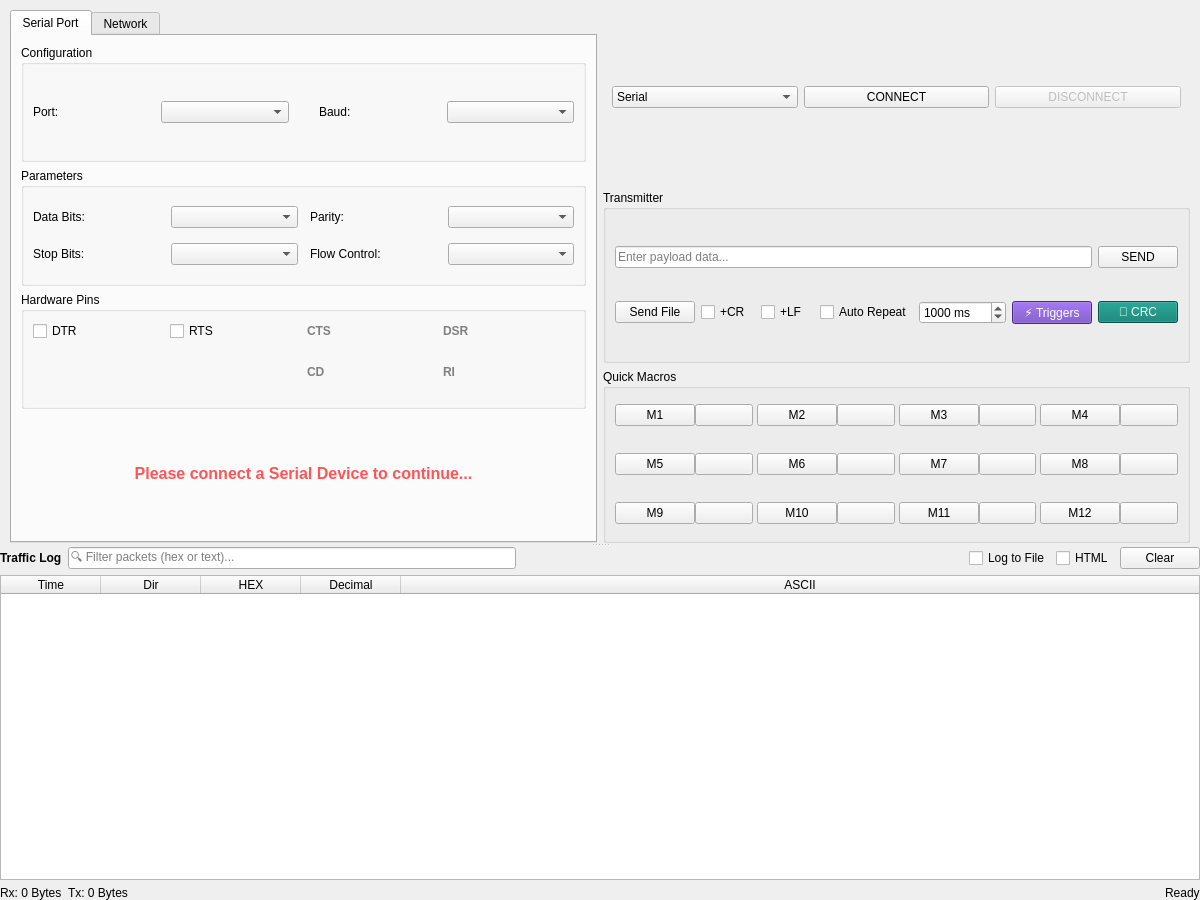
<?xml version="1.0" encoding="UTF-8"?>
<ui version="4.0">
 <class>ConnectionTab</class>
 <widget class="QWidget" name="ConnectionTab">
  <property name="geometry">
   <rect>
    <x>0</x>
    <y>0</y>
    <width>1200</width>
    <height>900</height>
   </rect>
  </property>
  <property name="windowTitle">
   <string>Ultimate Packet Transmitter</string>
  </property>
  <layout class="QVBoxLayout" name="mainLayout">
   <property name="spacing">
    <number>0</number>
   </property>
   <property name="leftMargin">
    <number>0</number>
   </property>
   <property name="topMargin">
    <number>0</number>
   </property>
   <property name="rightMargin">
    <number>0</number>
   </property>
   <property name="bottomMargin">
    <number>0</number>
   </property>
   <item>
    <widget class="QSplitter" name="mainSplitter">
     <property name="orientation">
      <enum>Qt::Orientation::Vertical</enum>
     </property>
     <widget class="QWidget" name="topContainer" native="true">
      <property name="minimumSize">
       <size>
        <width>0</width>
        <height>350</height>
       </size>
      </property>
      <layout class="QHBoxLayout" name="horizontalLayout_Top">
       <property name="leftMargin">
        <number>10</number>
       </property>
       <property name="topMargin">
        <number>10</number>
       </property>
       <property name="rightMargin">
        <number>10</number>
       </property>
       <property name="bottomMargin">
        <number>0</number>
       </property>
       <item>
        <widget class="QTabWidget" name="tabSettings">
         <property name="sizePolicy">
          <sizepolicy hsizetype="Expanding" vsizetype="Expanding">
           <horstretch>0</horstretch>
           <verstretch>0</verstretch>
          </sizepolicy>
         </property>
         <property name="minimumSize">
          <size>
           <width>430</width>
           <height>0</height>
          </size>
         </property>
         <property name="currentIndex">
          <number>0</number>
         </property>
         <widget class="QWidget" name="tabSerial">
          <attribute name="title">
           <string>Serial Port</string>
          </attribute>
          <layout class="QGridLayout" name="gridLayout">
           <item row="0" column="0">
            <widget class="QGroupBox" name="grpSerial">
             <property name="title">
              <string>Configuration</string>
             </property>
             <layout class="QGridLayout" name="gridLayout_2" columnstretch="1,1">
              <property name="horizontalSpacing">
               <number>30</number>
              </property>
              <property name="verticalSpacing">
               <number>6</number>
              </property>
              <item row="0" column="0">
               <layout class="QHBoxLayout" name="horizontalLayout">
                <item>
                 <widget class="QLabel" name="l_port">
                  <property name="text">
                   <string>Port:</string>
                  </property>
                 </widget>
                </item>
                <item>
                 <widget class="QComboBox" name="comboPort"/>
                </item>
               </layout>
              </item>
              <item row="0" column="1">
               <layout class="QHBoxLayout" name="horizontalLayout_2">
                <item>
                 <widget class="QLabel" name="l_baud">
                  <property name="text">
                   <string>Baud:</string>
                  </property>
                 </widget>
                </item>
                <item>
                 <widget class="QComboBox" name="comboBaudRate"/>
                </item>
               </layout>
              </item>
             </layout>
            </widget>
           </item>
           <item row="3" column="0">
            <widget class="QLabel" name="lblNoPorts">
             <property name="font">
              <font>
               <pointsize>12</pointsize>
               <bold>true</bold>
              </font>
             </property>
             <property name="visible">
              <bool>false</bool>
             </property>
             <property name="styleSheet">
              <string>color: #ff5555; margin: 20px;</string>
             </property>
             <property name="text">
              <string>Please connect a Serial Device to continue...</string>
             </property>
             <property name="alignment">
              <set>Qt::AlignmentFlag::AlignCenter</set>
             </property>
             <property name="wordWrap">
              <bool>true</bool>
             </property>
            </widget>
           </item>
           <item row="1" column="0">
            <widget class="QGroupBox" name="grpParams">
             <property name="title">
              <string>Parameters</string>
             </property>
             <layout class="QGridLayout" name="gridLayout_Params" columnstretch="1,1,1,1">
              <property name="horizontalSpacing">
               <number>12</number>
              </property>
              <item row="0" column="0">
               <widget class="QLabel" name="label_3">
                <property name="text">
                 <string>Data Bits:</string>
                </property>
               </widget>
              </item>
              <item row="0" column="1">
               <widget class="QComboBox" name="comboDataBits"/>
              </item>
              <item row="0" column="2">
               <widget class="QLabel" name="label_4">
                <property name="text">
                 <string>Parity:</string>
                </property>
               </widget>
              </item>
              <item row="0" column="3">
               <widget class="QComboBox" name="comboParity"/>
              </item>
              <item row="1" column="0">
               <widget class="QLabel" name="label_5">
                <property name="text">
                 <string>Stop Bits:</string>
                </property>
               </widget>
              </item>
              <item row="1" column="1">
               <widget class="QComboBox" name="comboStopBits"/>
              </item>
              <item row="1" column="2">
               <widget class="QLabel" name="label_6">
                <property name="text">
                 <string>Flow Control:</string>
                </property>
               </widget>
              </item>
              <item row="1" column="3">
               <widget class="QComboBox" name="comboFlowControl"/>
              </item>
             </layout>
            </widget>
           </item>
           <item row="2" column="0">
            <widget class="QGroupBox" name="grpPins">
             <property name="title">
              <string>Hardware Pins</string>
             </property>
             <layout class="QGridLayout" name="gridPins" columnstretch="1,1,1,1">
              <item row="0" column="0">
               <widget class="QCheckBox" name="chkDTR">
                <property name="text">
                 <string>DTR</string>
                </property>
               </widget>
              </item>
              <item row="0" column="1">
               <widget class="QCheckBox" name="chkRTS">
                <property name="text">
                 <string>RTS</string>
                </property>
               </widget>
              </item>
              <item row="0" column="2">
               <widget class="QLabel" name="lblCTS">
                <property name="styleSheet">
                 <string>color: gray; font-weight: bold;</string>
                </property>
                <property name="text">
                 <string>CTS</string>
                </property>
               </widget>
              </item>
              <item row="0" column="3">
               <widget class="QLabel" name="lblDSR">
                <property name="styleSheet">
                 <string>color: gray; font-weight: bold;</string>
                </property>
                <property name="text">
                 <string>DSR</string>
                </property>
               </widget>
              </item>
              <item row="1" column="2">
               <widget class="QLabel" name="lblCD">
                <property name="styleSheet">
                 <string>color: gray; font-weight: bold;</string>
                </property>
                <property name="text">
                 <string>CD</string>
                </property>
               </widget>
              </item>
              <item row="1" column="3">
               <widget class="QLabel" name="lblRI">
                <property name="styleSheet">
                 <string>color: gray; font-weight: bold;</string>
                </property>
                <property name="text">
                 <string>RI</string>
                </property>
               </widget>
              </item>
             </layout>
            </widget>
           </item>
          </layout>
         </widget>
         <widget class="QWidget" name="tabNetwork">
          <attribute name="title">
           <string>Network</string>
          </attribute>
          <layout class="QVBoxLayout" name="verticalLayout_Net">
           <item>
            <widget class="QGroupBox" name="grpNetwork">
             <property name="title">
              <string>Settings</string>
             </property>
             <layout class="QFormLayout" name="formLayout">
              <item row="0" column="0">
               <widget class="QLabel" name="l_nproto">
                <property name="text">
                 <string>Protocol:</string>
                </property>
               </widget>
              </item>
              <item row="0" column="1">
               <widget class="QComboBox" name="comboNetProto">
                <item>
                 <property name="text">
                  <string>TCP Client</string>
                 </property>
                </item>
                <item>
                 <property name="text">
                  <string>TCP Server</string>
                 </property>
                </item>
                <item>
                 <property name="text">
                  <string>UDP Connection</string>
                 </property>
                </item>
               </widget>
              </item>
              <item row="1" column="0">
               <widget class="QLabel" name="l_nip">
                <property name="text">
                 <string>IP Addr:</string>
                </property>
               </widget>
              </item>
              <item row="1" column="1">
               <widget class="QLineEdit" name="txtIpAddress">
                <property name="text">
                 <string>127.0.0.1</string>
                </property>
               </widget>
              </item>
              <item row="2" column="0">
               <widget class="QLabel" name="l_nport">
                <property name="text">
                 <string>Port:</string>
                </property>
               </widget>
              </item>
              <item row="2" column="1">
               <widget class="QSpinBox" name="spinPort">
                <property name="maximum">
                 <number>65535</number>
                </property>
                <property name="value">
                 <number>8080</number>
                </property>
               </widget>
              </item>
             </layout>
            </widget>
           </item>
           <item>
            <spacer name="verticalSpacer">
             <property name="orientation">
              <enum>Qt::Orientation::Vertical</enum>
             </property>
             <property name="sizeHint" stdset="0">
              <size>
               <width>20</width>
               <height>40</height>
              </size>
             </property>
            </spacer>
           </item>
          </layout>
         </widget>
        </widget>
       </item>
       <item>
        <layout class="QVBoxLayout" name="verticalLayout_Center">
         <item>
          <widget class="QFrame" name="frameConnect">
           <layout class="QHBoxLayout" name="horizontalLayout_Connect">
            <item>
             <widget class="QComboBox" name="comboModeSelect">
              <property name="visible">
               <bool>false</bool>
              </property>
              <item>
               <property name="text">
                <string>Serial</string>
               </property>
              </item>
              <item>
               <property name="text">
                <string>Network</string>
               </property>
              </item>
             </widget>
            </item>
            <item>
             <widget class="QPushButton" name="btnConnect">
              <property name="text">
               <string>CONNECT</string>
              </property>
              <property name="checkable">
               <bool>true</bool>
              </property>
             </widget>
            </item>
            <item>
             <widget class="QPushButton" name="btnDisconnect">
              <property name="enabled">
               <bool>false</bool>
              </property>
              <property name="text">
               <string>DISCONNECT</string>
              </property>
             </widget>
            </item>
           </layout>
          </widget>
         </item>
         <item>
          <widget class="QGroupBox" name="grpTransmit">
           <property name="title">
            <string>Transmitter</string>
           </property>
           <layout class="QVBoxLayout" name="verticalLayout_Tx">
            <item>
             <layout class="QHBoxLayout" name="horizontalLayout_Tx">
              <item>
               <widget class="QLineEdit" name="txtPayload">
                <property name="placeholderText">
                 <string>Enter payload data...</string>
                </property>
               </widget>
              </item>
              <item>
               <widget class="QPushButton" name="btnSend">
                <property name="text">
                 <string>SEND</string>
                </property>
               </widget>
              </item>
             </layout>
            </item>
            <item>
             <layout class="QHBoxLayout" name="horizontalLayout_TxTools">
              <item>
               <widget class="QPushButton" name="btnSendFile">
                <property name="text">
                 <string>Send File</string>
                </property>
               </widget>
              </item>
              <item>
               <widget class="QCheckBox" name="chkCR">
                <property name="toolTip">
                 <string>Append Carriage Return (\r)</string>
                </property>
                <property name="text">
                 <string>+CR</string>
                </property>
               </widget>
              </item>
              <item>
               <widget class="QCheckBox" name="chkLF">
                <property name="toolTip">
                 <string>Append Line Feed (\n)</string>
                </property>
                <property name="text">
                 <string>+LF</string>
                </property>
               </widget>
              </item>
              <item>
               <widget class="QCheckBox" name="chkAutoSend">
                <property name="text">
                 <string>Auto Repeat</string>
                </property>
               </widget>
              </item>
              <item>
               <widget class="QSpinBox" name="spinInterval">
                <property name="suffix">
                 <string> ms</string>
                </property>
                <property name="maximum">
                 <number>100000</number>
                </property>
                <property name="value">
                 <number>1000</number>
                </property>
               </widget>
              </item>
              <item>
               <widget class="QPushButton" name="btnAutoTriggers">
                <property name="toolTip">
                 <string>Configure Auto-Answer Triggers (Receive Sequences)</string>
                </property>
                <property name="styleSheet">
                 <string>QPushButton { background-color: #673AB7; color: white; } QPushButton:hover { background-color: #7E57C2; }</string>
                </property>
                <property name="text">
                 <string>⚡ Triggers</string>
                </property>
               </widget>
              </item>
              <item>
               <widget class="QPushButton" name="btnChecksum">
                <property name="toolTip">
                 <string>Checksum Calculator (CRC16, CRC32, XOR, LRC)</string>
                </property>
                <property name="styleSheet">
                 <string>QPushButton { background-color: #00796B; color: white; } QPushButton:hover { background-color: #009688; }</string>
                </property>
                <property name="text">
                 <string>🔢 CRC</string>
                </property>
               </widget>
              </item>
             </layout>
            </item>
           </layout>
          </widget>
         </item>
         <item>
          <widget class="QGroupBox" name="grpMacros">
           <property name="title">
            <string>Quick Macros</string>
           </property>
           <layout class="QGridLayout" name="gridMacros">
            <property name="topMargin">
             <number>4</number>
            </property>
            <property name="bottomMargin">
             <number>4</number>
            </property>
            <property name="spacing">
             <number>4</number>
            </property>
            <item row="0" column="0">
             <widget class="QFrame" name="frameM1">
              <layout class="QHBoxLayout" name="hboxM1">
               <property name="spacing">
                <number>0</number>
               </property>
               <property name="margin" stdset="0">
                <number>0</number>
               </property>
               <item>
                <widget class="QPushButton" name="btnM1">
                 <property name="text">
                  <string>M1</string>
                 </property>
                </widget>
               </item>
               <item>
                <widget class="QPushButton" name="btnM1_Cfg">
                 <property name="text">
                  <string/>
                 </property>
                 <property name="icon">
                  <iconset theme="QIcon::ThemeIcon::DocumentProperties"/>
                 </property>
                 <property name="iconSize">
                  <size>
                   <width>20</width>
                   <height>16</height>
                  </size>
                 </property>
                </widget>
               </item>
              </layout>
             </widget>
            </item>
            <item row="0" column="1">
             <widget class="QFrame" name="frameM2">
              <layout class="QHBoxLayout" name="hboxM2">
               <property name="spacing">
                <number>0</number>
               </property>
               <property name="margin" stdset="0">
                <number>0</number>
               </property>
               <item>
                <widget class="QPushButton" name="btnM2">
                 <property name="text">
                  <string>M2</string>
                 </property>
                </widget>
               </item>
               <item>
                <widget class="QPushButton" name="btnM2_Cfg">
                 <property name="text">
                  <string/>
                 </property>
                 <property name="icon">
                  <iconset theme="QIcon::ThemeIcon::DocumentProperties"/>
                 </property>
                 <property name="iconSize">
                  <size>
                   <width>20</width>
                   <height>16</height>
                  </size>
                 </property>
                </widget>
               </item>
              </layout>
             </widget>
            </item>
            <item row="0" column="2">
             <widget class="QFrame" name="frameM3">
              <layout class="QHBoxLayout" name="hboxM3">
               <property name="spacing">
                <number>0</number>
               </property>
               <property name="margin" stdset="0">
                <number>0</number>
               </property>
               <item>
                <widget class="QPushButton" name="btnM3">
                 <property name="text">
                  <string>M3</string>
                 </property>
                </widget>
               </item>
               <item>
                <widget class="QPushButton" name="btnM3_Cfg">
                 <property name="text">
                  <string/>
                 </property>
                 <property name="icon">
                  <iconset theme="QIcon::ThemeIcon::DocumentProperties"/>
                 </property>
                 <property name="iconSize">
                  <size>
                   <width>20</width>
                   <height>16</height>
                  </size>
                 </property>
                </widget>
               </item>
              </layout>
             </widget>
            </item>
            <item row="0" column="3">
             <widget class="QFrame" name="frameM4">
              <layout class="QHBoxLayout" name="hboxM4">
               <property name="spacing">
                <number>0</number>
               </property>
               <property name="margin" stdset="0">
                <number>0</number>
               </property>
               <item>
                <widget class="QPushButton" name="btnM4">
                 <property name="text">
                  <string>M4</string>
                 </property>
                </widget>
               </item>
               <item>
                <widget class="QPushButton" name="btnM4_Cfg">
                 <property name="text">
                  <string/>
                 </property>
                 <property name="icon">
                  <iconset theme="QIcon::ThemeIcon::DocumentProperties"/>
                 </property>
                 <property name="iconSize">
                  <size>
                   <width>20</width>
                   <height>16</height>
                  </size>
                 </property>
                </widget>
               </item>
              </layout>
             </widget>
            </item>
            <item row="1" column="0">
             <widget class="QFrame" name="frameM5">
              <layout class="QHBoxLayout" name="hboxM5">
               <property name="spacing">
                <number>0</number>
               </property>
               <property name="margin" stdset="0">
                <number>0</number>
               </property>
               <item>
                <widget class="QPushButton" name="btnM5">
                 <property name="text">
                  <string>M5</string>
                 </property>
                </widget>
               </item>
               <item>
                <widget class="QPushButton" name="btnM5_Cfg">
                 <property name="text">
                  <string/>
                 </property>
                 <property name="icon">
                  <iconset theme="QIcon::ThemeIcon::DocumentProperties"/>
                 </property>
                 <property name="iconSize">
                  <size>
                   <width>20</width>
                   <height>16</height>
                  </size>
                 </property>
                </widget>
               </item>
              </layout>
             </widget>
            </item>
            <item row="1" column="1">
             <widget class="QFrame" name="frameM6">
              <layout class="QHBoxLayout" name="hboxM6">
               <property name="spacing">
                <number>0</number>
               </property>
               <property name="margin" stdset="0">
                <number>0</number>
               </property>
               <item>
                <widget class="QPushButton" name="btnM6">
                 <property name="text">
                  <string>M6</string>
                 </property>
                </widget>
               </item>
               <item>
                <widget class="QPushButton" name="btnM6_Cfg">
                 <property name="text">
                  <string/>
                 </property>
                 <property name="icon">
                  <iconset theme="QIcon::ThemeIcon::DocumentProperties"/>
                 </property>
                 <property name="iconSize">
                  <size>
                   <width>20</width>
                   <height>16</height>
                  </size>
                 </property>
                </widget>
               </item>
              </layout>
             </widget>
            </item>
            <item row="1" column="2">
             <widget class="QFrame" name="frameM7">
              <layout class="QHBoxLayout" name="hboxM7">
               <property name="spacing">
                <number>0</number>
               </property>
               <property name="margin" stdset="0">
                <number>0</number>
               </property>
               <item>
                <widget class="QPushButton" name="btnM7">
                 <property name="text">
                  <string>M7</string>
                 </property>
                </widget>
               </item>
               <item>
                <widget class="QPushButton" name="btnM7_Cfg">
                 <property name="text">
                  <string/>
                 </property>
                 <property name="icon">
                  <iconset theme="QIcon::ThemeIcon::DocumentProperties"/>
                 </property>
                 <property name="iconSize">
                  <size>
                   <width>20</width>
                   <height>16</height>
                  </size>
                 </property>
                </widget>
               </item>
              </layout>
             </widget>
            </item>
            <item row="1" column="3">
             <widget class="QFrame" name="frameM8">
              <layout class="QHBoxLayout" name="hboxM8">
               <property name="spacing">
                <number>0</number>
               </property>
               <property name="margin" stdset="0">
                <number>0</number>
               </property>
               <item>
                <widget class="QPushButton" name="btnM8">
                 <property name="text">
                  <string>M8</string>
                 </property>
                </widget>
               </item>
               <item>
                <widget class="QPushButton" name="btnM8_Cfg">
                 <property name="text">
                  <string/>
                 </property>
                 <property name="icon">
                  <iconset theme="QIcon::ThemeIcon::DocumentProperties"/>
                 </property>
                 <property name="iconSize">
                  <size>
                   <width>20</width>
                   <height>16</height>
                  </size>
                 </property>
                </widget>
               </item>
              </layout>
             </widget>
            </item>
            <item row="2" column="0">
             <widget class="QFrame" name="frameM9">
              <layout class="QHBoxLayout" name="hboxM9">
               <property name="spacing">
                <number>0</number>
               </property>
               <property name="margin" stdset="0">
                <number>0</number>
               </property>
               <item>
                <widget class="QPushButton" name="btnM9">
                 <property name="text">
                  <string>M9</string>
                 </property>
                </widget>
               </item>
               <item>
                <widget class="QPushButton" name="btnM9_Cfg">
                 <property name="text">
                  <string/>
                 </property>
                 <property name="icon">
                  <iconset theme="QIcon::ThemeIcon::DocumentProperties"/>
                 </property>
                 <property name="iconSize">
                  <size>
                   <width>20</width>
                   <height>16</height>
                  </size>
                 </property>
                </widget>
               </item>
              </layout>
             </widget>
            </item>
            <item row="2" column="1">
             <widget class="QFrame" name="frameM10">
              <layout class="QHBoxLayout" name="hboxM10">
               <property name="spacing">
                <number>0</number>
               </property>
               <property name="margin" stdset="0">
                <number>0</number>
               </property>
               <item>
                <widget class="QPushButton" name="btnM10">
                 <property name="text">
                  <string>M10</string>
                 </property>
                </widget>
               </item>
               <item>
                <widget class="QPushButton" name="btnM10_Cfg">
                 <property name="text">
                  <string/>
                 </property>
                 <property name="icon">
                  <iconset theme="QIcon::ThemeIcon::DocumentProperties"/>
                 </property>
                 <property name="iconSize">
                  <size>
                   <width>20</width>
                   <height>16</height>
                  </size>
                 </property>
                </widget>
               </item>
              </layout>
             </widget>
            </item>
            <item row="2" column="2">
             <widget class="QFrame" name="frameM11">
              <layout class="QHBoxLayout" name="hboxM11">
               <property name="spacing">
                <number>0</number>
               </property>
               <property name="margin" stdset="0">
                <number>0</number>
               </property>
               <item>
                <widget class="QPushButton" name="btnM11">
                 <property name="text">
                  <string>M11</string>
                 </property>
                </widget>
               </item>
               <item>
                <widget class="QPushButton" name="btnM11_Cfg">
                 <property name="text">
                  <string/>
                 </property>
                 <property name="icon">
                  <iconset theme="QIcon::ThemeIcon::DocumentProperties"/>
                 </property>
                 <property name="iconSize">
                  <size>
                   <width>20</width>
                   <height>16</height>
                  </size>
                 </property>
                </widget>
               </item>
              </layout>
             </widget>
            </item>
            <item row="2" column="3">
             <widget class="QFrame" name="frameM12">
              <layout class="QHBoxLayout" name="hboxM12">
               <property name="spacing">
                <number>0</number>
               </property>
               <property name="margin" stdset="0">
                <number>0</number>
               </property>
               <item>
                <widget class="QPushButton" name="btnM12">
                 <property name="text">
                  <string>M12</string>
                 </property>
                </widget>
               </item>
               <item>
                <widget class="QPushButton" name="btnM12_Cfg">
                 <property name="text">
                  <string/>
                 </property>
                 <property name="icon">
                  <iconset theme="QIcon::ThemeIcon::DocumentProperties"/>
                 </property>
                 <property name="iconSize">
                  <size>
                   <width>20</width>
                   <height>16</height>
                  </size>
                 </property>
                </widget>
               </item>
              </layout>
             </widget>
            </item>
           </layout>
          </widget>
         </item>
        </layout>
       </item>
      </layout>
     </widget>
     <widget class="QWidget" name="bottomContainer" native="true">
      <layout class="QVBoxLayout" name="verticalLayout_Bottom">
       <item>
        <layout class="QHBoxLayout" name="horizontalLayout_Logs">
         <item>
          <widget class="QLabel" name="label_PacketList">
           <property name="font">
            <font>
             <bold>true</bold>
            </font>
           </property>
           <property name="text">
            <string>Traffic Log</string>
           </property>
          </widget>
         </item>
         <item>
          <widget class="QLineEdit" name="txtFilter">
           <property name="minimumSize">
            <size>
             <width>200</width>
             <height>0</height>
            </size>
           </property>
           <property name="placeholderText">
            <string>🔍 Filter packets (hex or text)...</string>
           </property>
          </widget>
         </item>
         <item>
          <spacer name="horizontalSpacer_Logs">
           <property name="orientation">
            <enum>Qt::Orientation::Horizontal</enum>
           </property>
           <property name="sizeHint" stdset="0">
            <size>
             <width>40</width>
             <height>20</height>
            </size>
           </property>
          </spacer>
         </item>
         <item>
          <widget class="QCheckBox" name="chkLogToFile">
           <property name="text">
            <string>Log to File</string>
           </property>
          </widget>
         </item>
         <item>
          <widget class="QCheckBox" name="chkHtmlLog">
           <property name="toolTip">
            <string>Save logs as HTML with colors preserved</string>
           </property>
           <property name="text">
            <string>HTML</string>
           </property>
          </widget>
         </item>
         <item>
          <widget class="QPushButton" name="btnClearRx">
           <property name="text">
            <string>Clear</string>
           </property>
          </widget>
         </item>
        </layout>
       </item>
       <item>
        <widget class="QTableWidget" name="tablePackets">
         <property name="columnCount">
          <number>5</number>
         </property>
         <attribute name="horizontalHeaderStretchLastSection">
          <bool>true</bool>
         </attribute>
         <column>
          <property name="text">
           <string>Time</string>
          </property>
         </column>
         <column>
          <property name="text">
           <string>Dir</string>
          </property>
         </column>
         <column>
          <property name="text">
           <string>HEX</string>
          </property>
         </column>
         <column>
          <property name="text">
           <string>Decimal</string>
          </property>
         </column>
         <column>
          <property name="text">
           <string>ASCII</string>
          </property>
         </column>
        </widget>
       </item>
       <item>
        <layout class="QHBoxLayout" name="horizontalLayout_Status">
         <item>
          <widget class="QLabel" name="lblRxCount">
           <property name="text">
            <string>Rx: 0 Bytes</string>
           </property>
          </widget>
         </item>
         <item>
          <widget class="QLabel" name="lblTxCount">
           <property name="text">
            <string>Tx: 0 Bytes</string>
           </property>
          </widget>
         </item>
         <item>
          <spacer name="hsStatus">
           <property name="orientation">
            <enum>Qt::Orientation::Horizontal</enum>
           </property>
           <property name="sizeHint" stdset="0">
            <size>
             <width>0</width>
             <height>0</height>
            </size>
           </property>
          </spacer>
         </item>
         <item>
          <widget class="QLabel" name="lblStatus">
           <property name="text">
            <string>Ready</string>
           </property>
          </widget>
         </item>
        </layout>
       </item>
      </layout>
     </widget>
    </widget>
   </item>
  </layout>
 </widget>
 <resources/>
 <connections/>
</ui>
